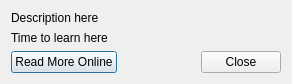
<?xml version="1.0" encoding="UTF-8"?>
<ui version="4.0">
 <class>DialogLang</class>
 <widget class="QDialog" name="DialogLang">
  <property name="geometry">
   <rect>
    <x>0</x>
    <y>0</y>
    <width>292</width>
    <height>77</height>
   </rect>
  </property>
  <property name="windowTitle">
   <string>Dialog</string>
  </property>
  <layout class="QGridLayout" name="gridLayout">
   <item row="0" column="0" colspan="2">
    <widget class="QLabel" name="labelDescription">
     <property name="text">
      <string>Description here</string>
     </property>
    </widget>
   </item>
   <item row="1" column="0" colspan="2">
    <widget class="QLabel" name="labelTimeToLearn">
     <property name="text">
      <string>Time to learn here</string>
     </property>
    </widget>
   </item>
   <item row="3" column="0">
    <widget class="QPushButton" name="buttonSearch">
     <property name="text">
      <string>Read More Online</string>
     </property>
    </widget>
   </item>
   <item row="3" column="1">
    <widget class="QDialogButtonBox" name="buttonBox">
     <property name="orientation">
      <enum>Qt::Horizontal</enum>
     </property>
     <property name="standardButtons">
      <set>QDialogButtonBox::Close</set>
     </property>
    </widget>
   </item>
  </layout>
 </widget>
 <resources/>
 <connections>
  <connection>
   <sender>buttonBox</sender>
   <signal>accepted()</signal>
   <receiver>DialogLang</receiver>
   <slot>accept()</slot>
   <hints>
    <hint type="sourcelabel">
     <x>248</x>
     <y>254</y>
    </hint>
    <hint type="destinationlabel">
     <x>157</x>
     <y>274</y>
    </hint>
   </hints>
  </connection>
  <connection>
   <sender>buttonBox</sender>
   <signal>rejected()</signal>
   <receiver>DialogLang</receiver>
   <slot>reject()</slot>
   <hints>
    <hint type="sourcelabel">
     <x>316</x>
     <y>260</y>
    </hint>
    <hint type="destinationlabel">
     <x>286</x>
     <y>274</y>
    </hint>
   </hints>
  </connection>
 </connections>
</ui>
